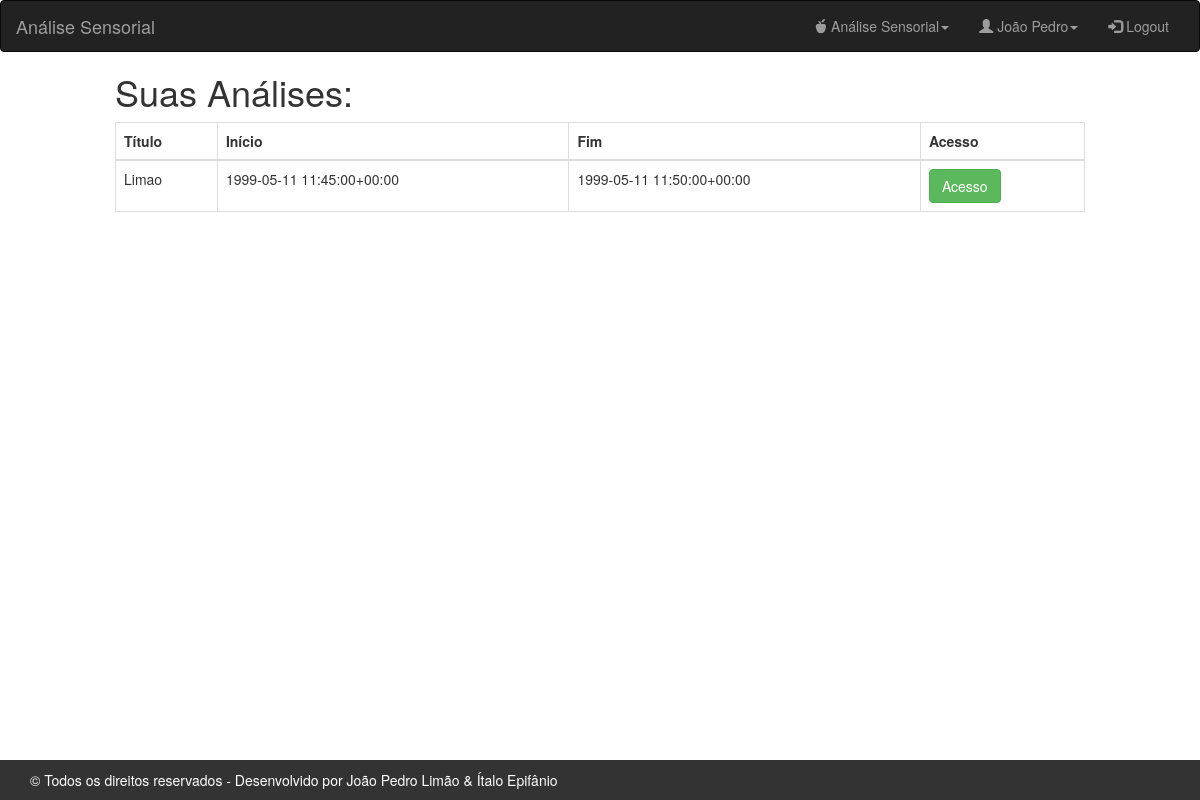
The app's page /MostraAnalise (signed in), older data.
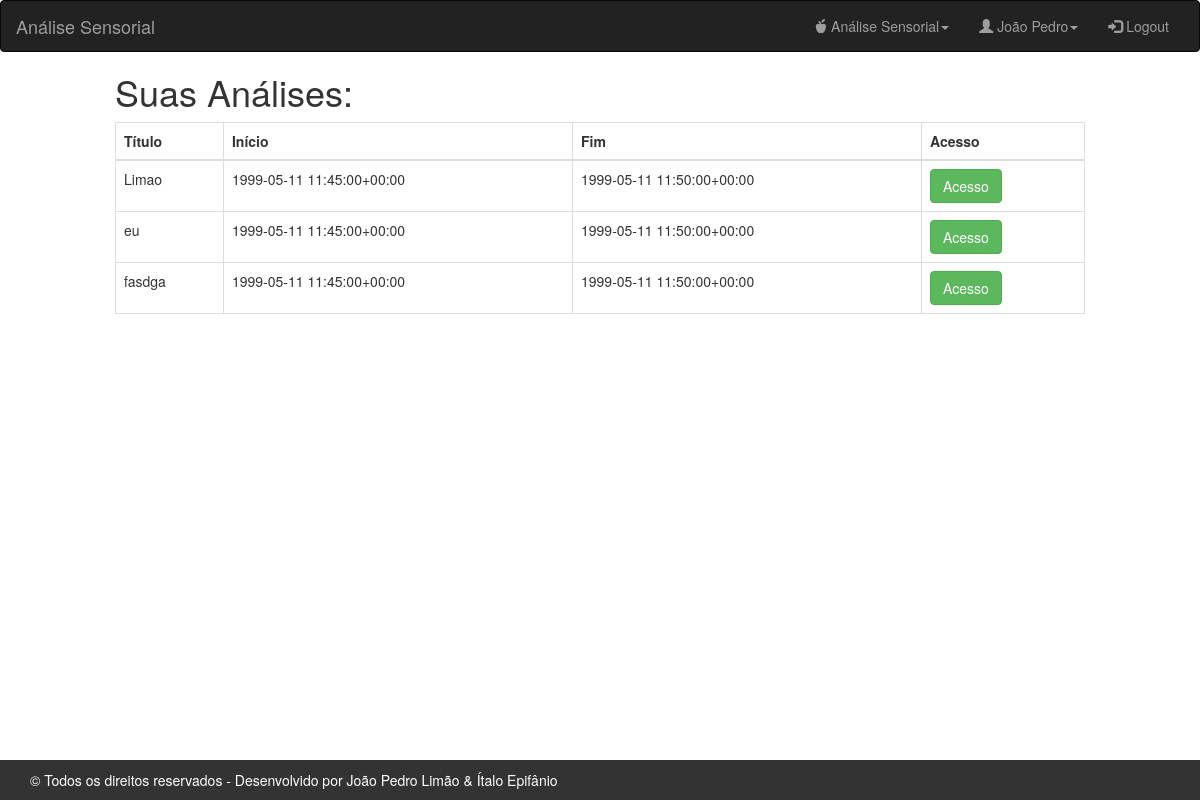
The same page, newer data.
### Fabricante/models.py (models this page shows)
class Analise_Dados_Pessoais(models.Model):
	Nome = models.CharField(max_length=255)
	Descricao = models.TextField()
	Data_Inicio = models.DateTimeField()
	Data_Final = models.DateTimeField()
	user = models.ForeignKey(User, on_delete=models.CASCADE)
	class Meta:
		verbose_name = 'Análise'

### Fabricante/views.py (the view)
# urls.py: url(r'^MostraAnalise', retornaAnalises),
def retornaAnalises(request):
	idTeste = get_test(request)
	analise = Analise_Dados_Pessoais.objects.filter(user = idTeste)
	if analise is None:
		return HttpResponse("<h1>Nenhuma Análise Cadastrada</h1>")
	else:
		return verificar(request, {'analise': analise}, 'Fabricante/retornaAnalise.html')

### webpage/views.py (called while the page is built)
def get_test(request):
	idTeste = request.session.get('teste')
	return idTeste

def  verificar(request, dicionario, html):
	nome = get_name(request)
	dicionario['nome_usuario'] = nome
	if nome is not None:
		return render(request, html, dicionario)
	else:
		return redirect('/')

def get_name(request):
	nome = request.session.get('nome')
	return nome

### templates/Fabricante/retornaAnalise.html
{% extends 'Base_logado.html' %}
{% block conteudo %}
{% load bootstrap %}
{% load staticfiles %}
	<div class="col-md-offset-1 col-md-10 col-sm-offset-1 col-sm-10 col-xs-10 col-xs-offset-1">
	<h1>Suas Análises:</h1>
	</div>
    <div class="col-md-offset-1 col-md-10 col-sm-offset-1 col-sm-10 col-xs-10 col-xs-offset-1">
        {% if analise %}
     	<table class= "table table-bordered">
          <thead>
          <tr>
        <th>Título</th>
        <th>Início</th>
        <th>Fim</th>
        <th>Acesso</th>
         </tr>
         </thead>
         <tbody>
         {% for a in analise %}
             <tr>
                <form action="" method="get">
                 <td>{{a.Nome|safe}}</td>
                 <td>{{a.Data_Inicio|safe}}</td>
                 <td>{{a.Data_Final|safe}}</td>
                 <td><button type = "submit" class="btn btn-success">Acesso</button></td>
                </form>
             </tr>
        {% endfor %}
         </tbody>
        </table>
        {% endif %}
    </div>
{% endblock %}

### templates/Base_logado.html (shortened to what this page needs)
{% extends 'Base.html' %}
{% block cabecalho %}
{% load staticfiles%}
<nav class="navbar navbar-inverse">
  <div class="container-fluid">
    <div class="navbar-header">
      <a class="navbar-brand" href="/Funcionalidades/">Análise Sensorial</a>
    </div>
    <div class="collapse navbar-collapse" id="myNavbar">
      <ul class="nav navbar-nav navbar-right">
        <li class="dropdown"><a class="dropdown-toggle" data-toggle="dropdown" href="#"><span class="glyphicon glyphicon-apple"></span>
        Análise Sensorial<span class="caret"></span></a>
        </li>
        <li class="dropdown"><a class="dropdown-toggle" data-toggle="dropdown" href="#"><span class="glyphicon glyphicon-user"></span>
        {{nome_usuario}}<span class="caret"></span></a>
        </li>
        <li>
        <a href="/Logout/"><span class="glyphicon glyphicon-log-in"></span> Logout</a>
        </li>
      </ul>
    </div>
  </div>
</nav>
{% endblock %}

### templates/Base.html (shortened to what this page needs)
<!DOCTYPE html>
<html lang="en">
<head>
  {% load staticfiles %}
  <link href="{% static 'css/bootstrap.min.css' %}" type="text/css" rel="stylesheet">
  <link href="{% static 'estilo_personalizado.css' %}" type="text/css" rel="stylesheet">
{% block cabecalho %}{% endblock %}
{% block conteudo %}{% endblock %}
{% block rodape %}
  <footer class="footer">
      <div class="container">
        <div class="footer-text">&copy; Todos os direitos reservados - Desenvolvido por João Pedro Limão & Ítalo Epifânio</div>
      </div>
  </footer>
{% endblock %}
</body>
</html>

### templates/estilo_personalizado.css (style rules this page uses)
.navbar { margin-bottom: 0; }
html { position: relative; min-height: 100%; }
.footer { position: absolute; bottom: 0px; width: 100%; height: 40px; background-color: #333; }
.footer .container { display: table; height: 100%; }
.footer .container .footer-text { color: white; display: table-cell; vertical-align: middle; }

Row changes from the older to the newer data that the page shows:
added Analise_Dados_Pessoais: Nome "eu", Data_Inicio "1999-05-11 11:45:00+00:00", Data_Final "1999-05-11 11:50:00+00:00"
added Analise_Dados_Pessoais: Nome "fasdga", Data_Inicio "1999-05-11 11:45:00+00:00", Data_Final "1999-05-11 11:50:00+00:00"
